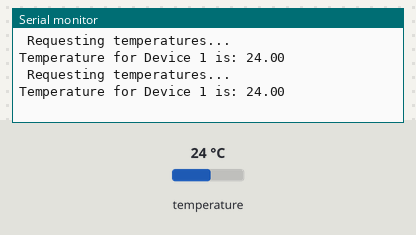
A sketch run on a simulated Arduino Uno, built with avr-gcc and run on an emulated ATmega328P. On the bench: the last lines printed to the serial monitor. The inputs (shaded band) are chosen by the test bench; at power-on: temperature 24 °C.

Above: at 3.3 s.
3.4 s: temperature set to 12 °C
At 4.2 s:
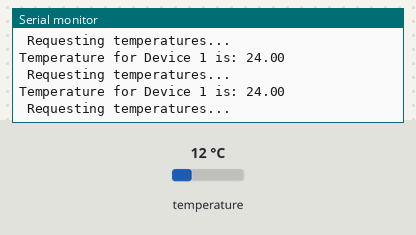
5.9 s: temperature set to 19 °C
At 6.7 s:
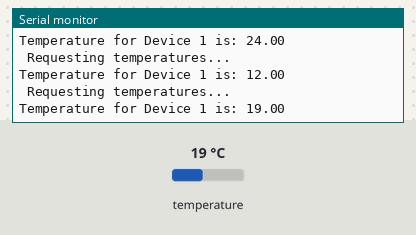
Timing chart, 0 to 8.9 s (numbered marks = the images above; inputs shaded):
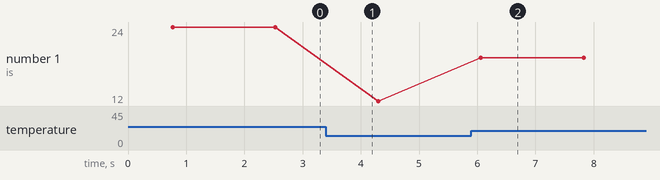

Measured:
- after the input at 5.9 s, the serial monitor: prints a new line after 0.16 s (image 2)
- plotted number 1: 24 → 12 after the input at 3.4 s, 12 → 19 after the input at 5.9 s

The sketch:

lab11-i2c.ino
```cpp
#include <OneWire.h>
#include <DallasTemperature.h>

#define ONE_WIRE_BUS 2
OneWire oneWire(ONE_WIRE_BUS);
DallasTemperature sensors(&oneWire);

void setup() {
  Serial.begin(9600);
  sensors.begin();
}

void loop() {
  Serial.println(" Requesting temperatures...");
  sensors.requestTemperatures();

  Serial.print("Temperature for Device 1 is: ");
  Serial.println(sensors.getTempCByIndex(0));
  delay(1000);
}
```
